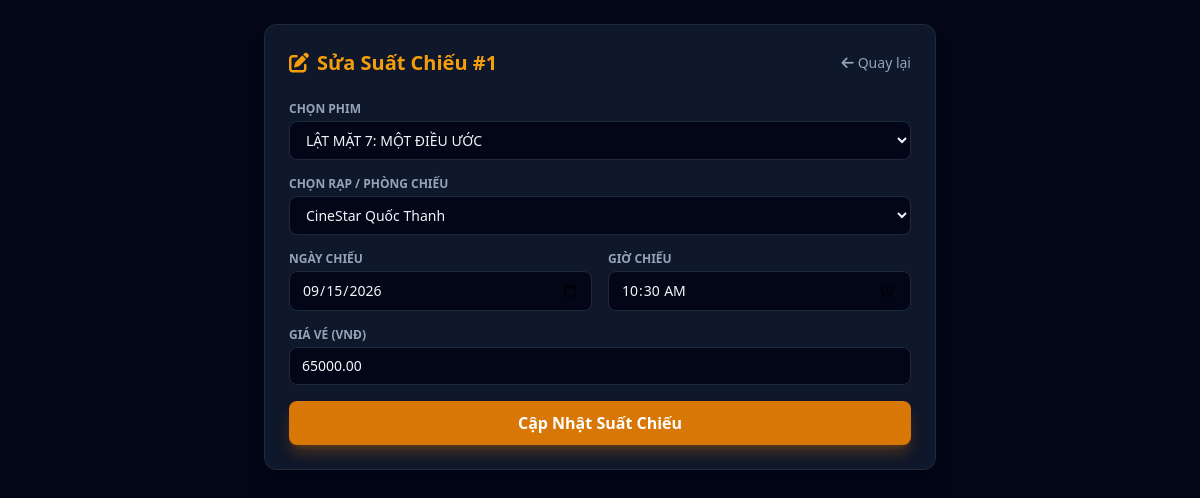
The app's page /admin/showtime_edit.php?id=1 (signed in), older data.
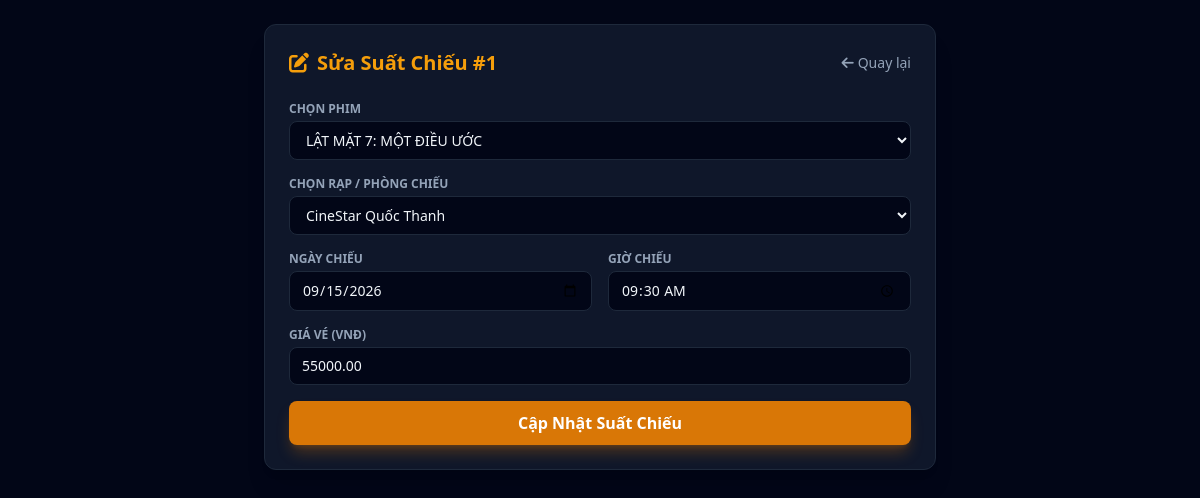
The same page, newer data.
### tables this page shows
CREATE TABLE IF NOT EXISTS `showtimes` (
  `id` INT AUTO_INCREMENT PRIMARY KEY,
  `movie_id` INT NOT NULL,
  `cinema_id` INT NOT NULL,
  `show_date` DATE NOT NULL,
  `show_time` TIME NOT NULL,
  `price` DECIMAL(10,2) NOT NULL DEFAULT 75000.00,
  FOREIGN KEY (`movie_id`) REFERENCES `movies`(`id`) ON DELETE CASCADE,
  FOREIGN KEY (`cinema_id`) REFERENCES `cinemas`(`id`) ON DELETE CASCADE
);

CREATE TABLE IF NOT EXISTS `movies` (
  `id` INT AUTO_INCREMENT PRIMARY KEY,
  `title` VARCHAR(255) NOT NULL,
  `director` VARCHAR(255) DEFAULT NULL,
  `cast` TEXT DEFAULT NULL,
  `genre` VARCHAR(255) NOT NULL,
  `duration` INT NOT NULL,
  `release_date` DATE DEFAULT NULL,
  `poster` VARCHAR(255) NOT NULL DEFAULT 'default-poster.jpg',
  `description` TEXT DEFAULT NULL,
  `trailer_url` VARCHAR(255) DEFAULT NULL,
  `status` ENUM('now_showing', 'coming_soon') DEFAULT 'now_showing',
  `created_at` TIMESTAMP DEFAULT CURRENT_TIMESTAMP
);

CREATE TABLE IF NOT EXISTS `cinemas` (
  `id` INT AUTO_INCREMENT PRIMARY KEY,
  `name` VARCHAR(100) NOT NULL,
  `address` VARCHAR(255) NOT NULL
);

### admin/showtime_edit.php (the view, shortened to what this page needs)
<?php
require_once '../config/db.php';
$id = (int)($_GET['id'] ?? 0);
$stmt = $pdo->prepare("SELECT * FROM showtimes WHERE id = ?");
$stmt->execute([$id]);
$showtime = $stmt->fetch();
$movies = $pdo->query("SELECT id, title FROM movies ORDER BY title ASC")->fetchAll();
$cinemas = $pdo->query("SELECT id, name FROM cinemas ORDER BY name ASC")->fetchAll();
?>
<!DOCTYPE html>
<html lang="vi">
<head>
    <script src="https://cdn.tailwindcss.com"></script>
    <link rel="stylesheet" href="https://cdnjs.cloudflare.com/ajax/libs/font-awesome/6.4.2/css/all.min.css">
</head>
<body class="bg-slate-950 text-slate-100 p-6 min-h-screen">
    <div class="max-w-2xl mx-auto bg-slate-900 border border-slate-800 rounded-xl p-6 shadow-xl">
        <div class="flex items-center justify-between mb-6">
            <h2 class="text-xl font-bold text-amber-500"><i class="fa-solid fa-pen-to-square mr-2"></i>Sửa Suất Chiếu #<?= $showtime['id'] ?></h2>
            <a href="showtimes_list.php" class="text-sm text-slate-400 hover:text-white"><i class="fa-solid fa-arrow-left mr-1"></i>Quay lại</a>
        </div>
        <form method="POST" class="space-y-4">
            <div>
                <label class="block text-xs font-semibold text-slate-400 uppercase mb-1">Chọn Phim</label>
                <select name="movie_id" required class="w-full bg-slate-950 border border-slate-800 rounded-lg px-3 py-2 text-sm focus:border-rose-500 focus:outline-none">
                    <?php foreach ($movies as $m): ?>
                        <option value="<?= $m['id'] ?>" <?= $m['id'] == $showtime['movie_id'] ? 'selected' : '' ?>><?= htmlspecialchars($m['title']) ?></option>
                    <?php endforeach; ?>
                </select>
            </div>
            <div>
                <label class="block text-xs font-semibold text-slate-400 uppercase mb-1">Chọn Rạp / Phòng Chiếu</label>
                <select name="cinema_id" required class="w-full bg-slate-950 border border-slate-800 rounded-lg px-3 py-2 text-sm focus:border-rose-500 focus:outline-none">
                    <?php foreach ($cinemas as $c): ?>
                        <option value="<?= $c['id'] ?>" <?= $c['id'] == $showtime['cinema_id'] ? 'selected' : '' ?>><?= htmlspecialchars($c['name']) ?></option>
                    <?php endforeach; ?>
                </select>
            </div>
            <div class="grid grid-cols-2 gap-4">
                <div>
                    <label class="block text-xs font-semibold text-slate-400 uppercase mb-1">Ngày Chiếu</label>
                    <input type="date" name="show_date" value="<?= $showtime['show_date'] ?>" required class="w-full bg-slate-950 border border-slate-800 rounded-lg px-3 py-2 text-sm focus:border-rose-500 focus:outline-none">
                </div>
                <div>
                    <label class="block text-xs font-semibold text-slate-400 uppercase mb-1">Giờ Chiếu</label>
                    <input type="time" name="show_time" value="<?= $showtime['show_time'] ?>" required class="w-full bg-slate-950 border border-slate-800 rounded-lg px-3 py-2 text-sm focus:border-rose-500 focus:outline-none">
                </div>
            </div>
            <div>
                <label class="block text-xs font-semibold text-slate-400 uppercase mb-1">Giá Vé (VNĐ)</label>
                <input type="number" name="price" value="<?= $showtime['price'] ?>" step="1000" required class="w-full bg-slate-950 border border-slate-800 rounded-lg px-3 py-2 text-sm focus:border-rose-500 focus:outline-none">
            </div>
            <button type="submit" class="w-full bg-amber-600 hover:bg-amber-700 text-white font-semibold py-2.5 rounded-lg transition-all shadow-lg shadow-amber-600/30 mt-2">
                Cập Nhật Suất Chiếu
            </button>
        </form>
    </div>
</body>
</html>

Row changes from the older to the newer data that the page shows:
changed showtimes "LẬT MẶT 7: MỘT ĐIỀU ƯỚC": show_time "10:30:00" → "09:30:00"; price "65000.00" → "55000.00"
